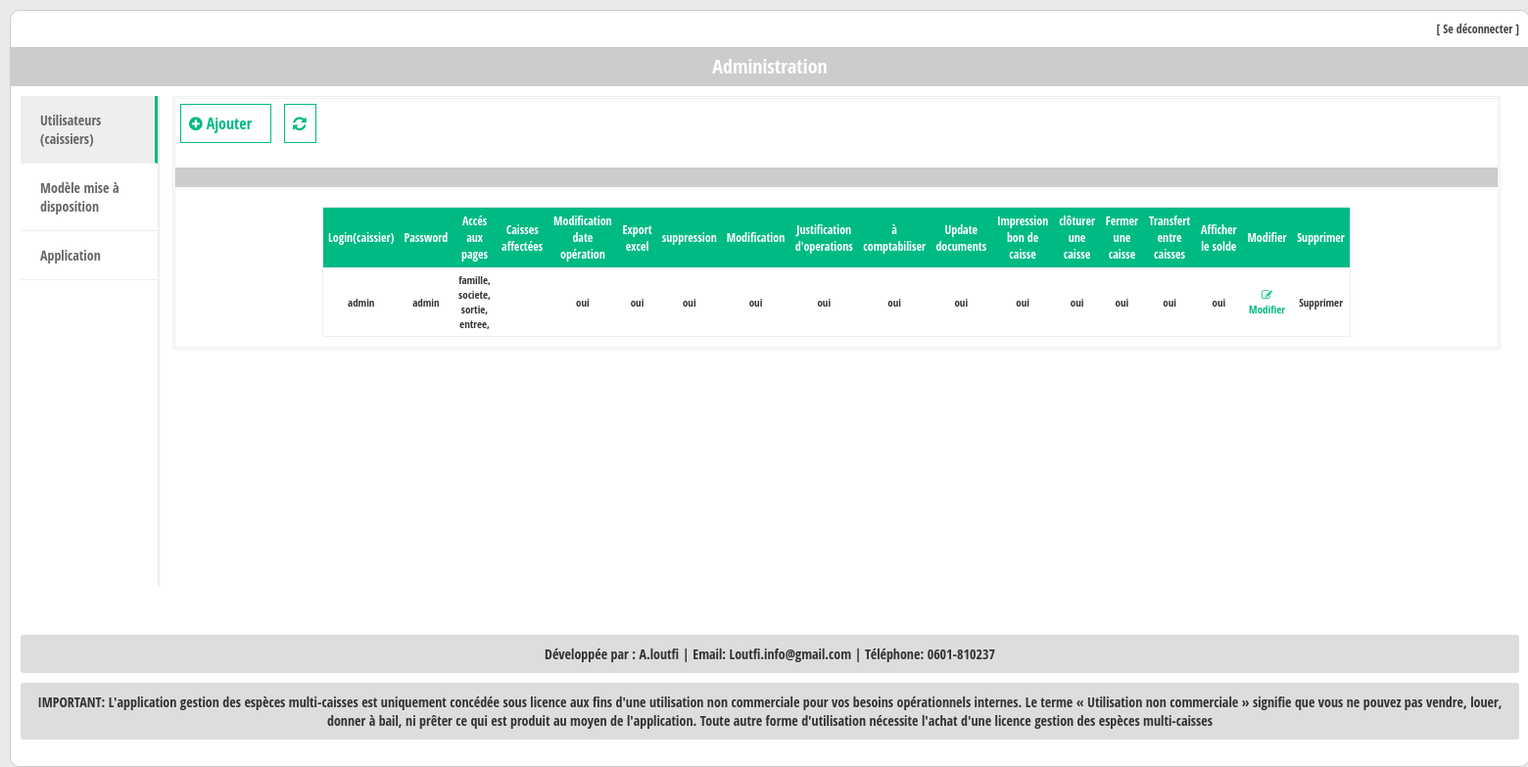
/admin.php (signed in), run on the app's committed database.
### tables this page shows
CREATE TABLE IF NOT EXISTS `users` (
  `id` int NOT NULL AUTO_INCREMENT,
  `login` varchar(255) NOT NULL,
  `password` varchar(255) NOT NULL,
  `pages` text NOT NULL,
  `admin` varchar(10) NOT NULL DEFAULT 'non',
  `ste` text NOT NULL,
  `session` varchar(100) NOT NULL DEFAULT 'non',
  `supression` varchar(100) NOT NULL DEFAULT 'non',
  `modification` varchar(100) NOT NULL DEFAULT 'non',
  `justification` varchar(100) NOT NULL DEFAULT 'non',
  `acomptabilise` varchar(255) NOT NULL,
  `editdocument` varchar(100) NOT NULL DEFAULT 'non',
  `boncaisse` varchar(10) NOT NULL DEFAULT 'non',
  `editdateop` varchar(255) NOT NULL,
  `exportexcel` varchar(255) NOT NULL,
  `colonnecaisse` text NOT NULL,
  `colonnesortie` text NOT NULL,
  `colonneentree` text NOT NULL,
  `cloturercaisse` varchar(255) NOT NULL,
  `transfertcaisse` varchar(255) NOT NULL,
  `showdeletedoperations` varchar(255) NOT NULL,
  `fermeturercaisse` varchar(255) NOT NULL,
  `affichersolde` varchar(255) NOT NULL,
  PRIMARY KEY (`id`)
);

### admin.php (the view, shortened to what this page needs)
<?php
include("config.php");
?>
<!doctype html>
<html>
<head>
    <link rel="stylesheet" href="style.css" />
    <link rel="stylesheet" href="font-awesome/css/font-awesome.min.css">
</head>
<body>
<div class="container" style="width:1550px" >
        <div class="header">
            <a href="decon.php" style="color:#424242">[ Se déconnecter ]</a>
        </div>
        <h1 class="main_title">Administration</h1>
        <div class="content">
        <div class="menu">
                <ul>
                    <li><a href="#" id="p1" class="active">Utilisateurs (caissiers)</a></li>
                    <li><a href="adminmiseadisposition.php" id="p1"  >Modèle mise à disposition</a></li>
                    <li><a href="index.php" id="p2" class="">Application</a></li>
                </ul>
        </div>
<div class="profile" id="pro1" style="width:1350px" >
    <a href="admin.php?add=ok" class="btn" style="display:inline-block;width:75px;margin:5px"><i class="fa fa-plus-circle"></i>  Ajouter </a>
    <a href="admin.php" class="btn"  style="display:inline-block;width:15px;margin:5px"><i class="fa fa-refresh"></i></a>
    <hr/>
    <table id="matable" style="max-width:1200px"  >
                            <tr>
                                <th >Login(caissier)</th>
                                <th >Password</th>
                                <th >Accés aux pages</th>
                                <th >Caisses affectées</th>
                                <th >Modification date opération</th>
                                <th >Export excel</th>
                                <th >suppression</th>
                                <th >Modification</th>
                                <th >Justification d'operations</th>
                                <th >à comptabiliser</th>
                                <th >Update documents</th>
                                <th >Impression bon de caisse</th>
                                <th >clôturer une caisse</th>
                                <th >Fermer une caisse</th>
                                <th >Transfert entre caisses</th>
                                <th >Afficher le solde</th>
                                <th >Modifier</th>
                                <th >Supprimer</th>
                            </tr>
                            <?php
                                $req = $bdd->query('SELECT * from users order by id desc');
                                while ($donnees = $req->fetch())
                                {
                            ?>
                            <tr>
                                <td><?php echo $donnees['login']; ?></td>
                                <td><?php echo $donnees['password']; ?></td>
                                <td ><?php echo $donnees['pages']; ?></td>
                                <td styl="max-width:150px">
                                </td>
                                <td><?php echo $donnees['editdateop']; ?></td>
                                <td><?php echo $donnees['exportexcel']; ?></td>
                                <td><?php echo $donnees['supression']; ?></td>
                                <td><?php echo $donnees['modification']; ?></td>
                                <td><?php echo $donnees['justification']; ?></td>
                                <td><?php echo $donnees['acomptabilise']; ?></td>
                                <td><?php echo $donnees['editdocument']; ?></td>
                                <td><?php echo $donnees['boncaisse']; ?></td>
                                <td><?php echo $donnees['cloturercaisse']; ?></td>
                                <td><?php echo $donnees['fermeturercaisse']; ?></td>
                                <td><?php echo $donnees['transfertcaisse']; ?></td>
                                <td><?php echo $donnees['affichersolde']; ?></td>
                                <td><a href="?iduser=<?php echo $donnees['id'] ; ?>&amp;modif=ok" id="val" ><i class="fa fa-pencil-square-o"></i> Modifier</a></td>
                                <?php if($donnees['login']!="admin"){ ?>
                                <td><a href="#<?php echo $donnees['id']; ?>" id="sup" onclick="document.getElementById('<?php echo $donnees['id']; ?>c').style.display='block';" >Supprimer</a>
                                        <div class="del" id="<?php echo $donnees['id']; ?>c" style="width:85px">
                                            <a href="#" onclick="location.href='admin.php?iduser=<?php echo $donnees['id']; ?>&amp;sup=ok';"  style="display:inline;" >Oui</a>&nbsp;&nbsp;-&nbsp;
                                            <a href="#" onclick="document.getElementById('<?php echo $donnees['id']; ?>c').style.display='none';" style="display:inline;" >Non</a>
                                        </div>
                                </td>
                                <?php }else{ ?>
                                <td>Supprimer</td>
                                <?php } ?>
                            </tr>
                            <?php
                                }
                            ?>
    </table>
</div>
<div style="background:#ddd;text-align:center;padding:10px;font-size:14px;margin-top:50px;border-radius:3px">
Développée par : <strong>A.loutfi</strong>  |  Email: <strong>Loutfi.info@gmail.com</strong>  |  Téléphone: <strong>0601-810237</strong>
</div>
<div style="background:#ddd;text-align:center;padding:10px;font-size:14px;margin-top:10px;border-radius:3px">
 <strong>IMPORTANT: </strong> L'application gestion des espèces multi-caisses est uniquement concédée sous licence aux fins d'une utilisation non commerciale pour vos besoins opérationnels internes. Le terme « Utilisation non commerciale » signifie que vous ne pouvez pas vendre, louer, donner à bail, ni prêter ce qui est produit au moyen de l'application. Toute autre forme d'utilisation nécessite l'achat d'une licence gestion des espèces multi-caisses
</div>
<br/>
</body>
</html>

### style.css (style rules this page uses)
* { margin: 0;padding: 0;font-family:'Open Sans Condensed',sans-serif; }
body { padding: 10px;background: #eaeaea;text-align: center;font-family: arial;font-size: 12px;color: #333333; }
.container { height: auto;background: #ffffff;border: 1px solid #cccccc;border-radius: 10px;margin: auto;text-align: left; }
.header { padding: 10px;text-align: right;color: #999999; }
.main_title { background: #cccccc;color: #ffffff;padding: 10px;font-size: 20px;line-height: 20px;text-align:center; }
ul { list-style:none; }
a { text-decoration:none;cursor:pointer; }
.btn { border:1px solid #00BA84; background-color:#fff; padding:8px;color:#00BA84;font-size:16px; }
.content { padding: 10px;margin:auto;height: auto; }
.menu { display:inline-block;vertical-align:top;width:140px;border-right:2px solid #EEEEEE;height: 500px; }
.menu ul li a { font-size:14px;display:block;width:100px;padding:15px 20px;border-bottom:1px solid #EEEEEE;color:#666666;font-weight:normal; }
.menu ul li a.active { background:#eee;border-right:3px solid #00BA84;width:97px; }
.profile { display:inline-block;width:1050px;margin-left:10px;vertical-align:top;border: 3px double #EEEEEE; }
.profile hr { margin:20px auto;border:10px solid #ccc; }
table { border-collapse:collapse;margin: 10px auto;width:1050px;border:1px solid #EEEEEE; }
table td #val { display:block;color:#00BA84;text-align:center;padding:2px;font-weight:bold; }
table tr:nth-child(2n+1) { background:#EEEEEE; }
table th { text-align:center;padding:5px;background:#00BA84;color:#FFFFFF;cursor:pointer; }
table td { text-align:center;font-weight:normal;padding:5px;font-size:11px; }

### data on the page
users: login "admin", password "admin", pages "famille, societe, sortie, entree,", editdateop "oui", exportexcel "oui", supression "oui", modification "oui", justification "oui", acomptabilise "oui", editdocument "oui", boncaisse "oui", cloturercaisse "oui", fermeturercaisse "oui", transfertcaisse "oui", affichersolde "oui", shows "Supprimer"
